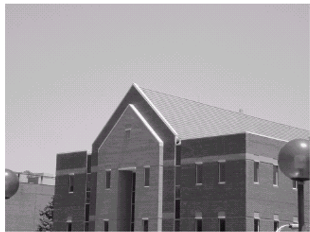
#> input picture HW4/87.png, 310 x 232 px
$ python hw4.py
#> lines starting #> are read from the running program, lines starting #| are printed output that depends on the picture; after the words box and inside, x2 and y2 are one past the last pixel; in counts of white or black regions, pixels touching at a corner belong together
import cv2 as cv
import numpy as np
import matplotlib.pyplot as plt

sobel_op_x = np.array([[-1,-2,-1],
                       [ 0, 0, 0],
                       [ 1, 2, 1]], dtype = np.float32)

sobel_op_y = np.array([[-1, 0, 1],
                       [-2, 0, 2],
                       [-1, 0, 1]], dtype = np.float32)

def sobel_filter_op(img: np.ndarray):
    height, width = img.shape
    img = img.astype(np.float32)
    filter_img_x = np.zeros((height, width), dtype = np.float32)
    filter_img_y = np.zeros((height, width), dtype = np.float32)
    for i in range(1,height-1):
        for j in range(1,width-1):
            filter_img_x[i,j] = ( - (img[i-1,j-1] + 2*img[i-1,j] + img[i-1,j+1]) + (img[i+1,j-1] + 2*img[i+1,j] + img[i+1,j+1]) ) # sobel_op_x filter's mask
            filter_img_y[i,j] = ( - (img[i-1,j-1] + 2*img[i,j-1] + img[i+1,j-1]) + (img[i-1,j+1] + 2*img[i,j+1] + img[i+1,j+1]) ) # sobel_op_y filter's mask
    result_img_x = filter_img_x[1:-1, 1:-1]
    result_img_y = filter_img_y[1:-1, 1:-1]
    result_img_x = np.clip(result_img_x, 0, 255)
    result_img_y = np.clip(result_img_y, 0, 255)
    return result_img_x.astype(np.uint8), result_img_y.astype(np.uint8)

def padding(img: np.ndarray):
    height, width = img.shape
    padded_img = np.zeros((height+2, width+2), dtype = np.uint8)
    # 四邊
    padded_img[1:-1, 1:-1] = img
    padded_img[1:-1,0] = img[:,0]
    padded_img[1:-1,-1] = img[:,-1]
    padded_img[0,1:-1] = img[0,:]
    padded_img[-1,1:-1] = img[-1,:]
    # 四角
    padded_img[0,0] = img[0,0]
    padded_img[0,-1] = img[0,-1]
    padded_img[-1,0] = img[-1,0]
    padded_img[-1,-1] = img[-1,-1]
    return padded_img

if __name__ == '__main__':
    img = cv.imread('87.png')
#> img is the input picture: shape (232, 310, 3); mean B, G, R 157.3, 154.2, 157.3
    # img = cv.imread('baboon.png')
    # img = cv.imread('pool.png')
    gray_img = cv.cvtColor(img, cv.COLOR_BGR2GRAY)
    padded_img = padding(gray_img)
#> in padding, `padded_img[-1,1:-1] = img[-1,:]`:
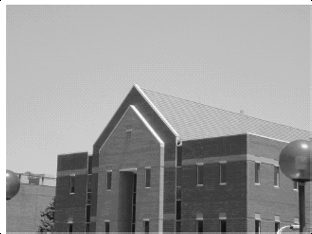
#> padded_img: shape (234, 312); min 0, max 255, mean 156.2
#> in padding, `padded_img[0,0] = img[0,0]`: padded_img: shape (234, 312); under 0.01% of pixels changed, all inside (x1, y1, x2, y2) = (0, 0, 1, 1)
#> in padding, `padded_img[0,-1] = img[0,-1]`: padded_img: shape (234, 312); min 0, max 255, mean 156.2
#> in padding, `padded_img[-1,0] = img[-1,0]`: padded_img: shape (234, 312); min 0, max 255, mean 156.2
#> in padding, `padded_img[-1,-1] = img[-1,-1]`: padded_img: shape (234, 312); min 9, max 255, mean 156.2

    # use my function to implement convolution calculation
    filter_img_x, filter_img_y = sobel_filter_op(padded_img)
#> after the loop in sobel_filter_op, `for i in range(1,height-1):`:
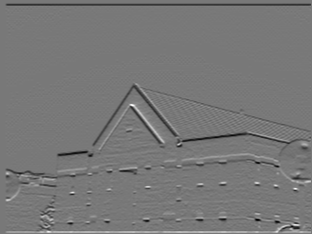
#> filter_img_x: shape (234, 312) float32; min -521, max 579, mean -4; drawn with min black and max white
#> after the loop in sobel_filter_op, `for i in range(1,height-1):`:
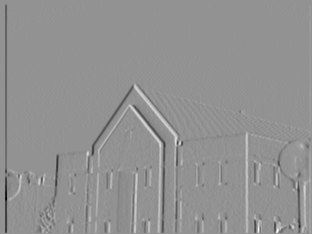
#> filter_img_y: shape (234, 312) float32; min -828, max 614, mean -2.1; drawn with min black and max white
#> in sobel_filter_op, `result_img_x = np.clip(result_img_x, 0, 255)`:
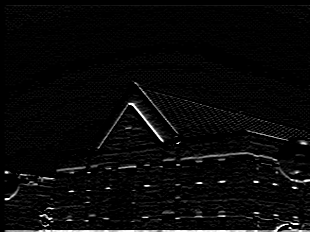
#> result_img_x: shape (232, 310) float32; min 0, max 255, mean 9.1
#> in sobel_filter_op, `result_img_y = np.clip(result_img_y, 0, 255)`:
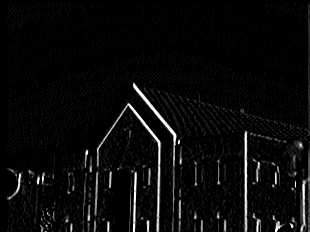
#> result_img_y: shape (232, 310) float32; min 0, max 255, mean 10.2
#> filter_img_x: shape (232, 310)
#> filter_img_y: shape (232, 310)
    combined_img = np.sqrt(filter_img_x * filter_img_x + filter_img_y * filter_img_y)
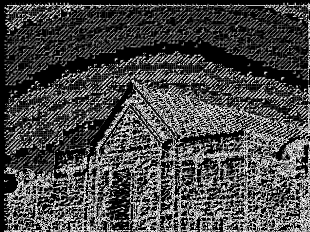
#> combined_img: shape (232, 310) float16; min 0, max 15.81, mean 4.49; drawn with min black and max white
    combined_img = np.clip(combined_img, 0, 255)
    combined_img = combined_img.astype(np.uint8)

    plt.figure('result')
    plt.subplot(221)
    plt.title('origin gray image')
    plt.imshow(gray_img, cmap = 'gray')
    plt.subplot(222)
    plt.title('|Gx| component in the x-direction')
    plt.imshow(filter_img_x, cmap = 'gray')
    plt.subplot(223)
    plt.title('|Gy| component in the y-direction')
    plt.imshow(filter_img_y, cmap = 'gray')
    plt.subplot(224)
    plt.title('Gradient image, |Gx| + |Gy|')
    plt.imshow(combined_img, cmap = 'gray')

    # use filter2D to implement convolution calculation
    filter_img_x2 = cv.filter2D(gray_img, -1, sobel_op_x)
    filter_img_y2 = cv.filter2D(gray_img, -1, sobel_op_y)
    combined_img2 = filter_img_x2 + filter_img_y2
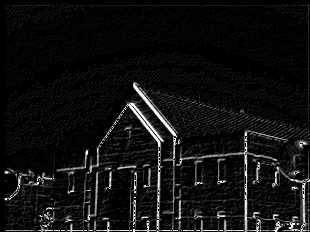
#> combined_img2: shape (232, 310); min 0, max 255, mean 16.7
    combined_img2 = np.clip(combined_img2, 0, 255)
    combined_img2 = combined_img2.astype(np.uint8)

    plt.figure('result with cv2.filter2D()')
    plt.subplot(221)
    plt.title('origin gray image')
    plt.imshow(gray_img, cmap = 'gray')
    plt.subplot(222)
    plt.title('|Gx| component in the x-direction')
    plt.imshow(filter_img_x2, cmap = 'gray')
    plt.subplot(223)
    plt.title('|Gy| component in the y-direction')
    plt.imshow(filter_img_y2, cmap = 'gray')
    plt.subplot(224)
    plt.title('Gradient image, |Gx| + |Gy|')
    plt.imshow(combined_img2, cmap = 'gray')

    plt.show()

$ run again, with HW4/peppers.png copied over HW4/87.png
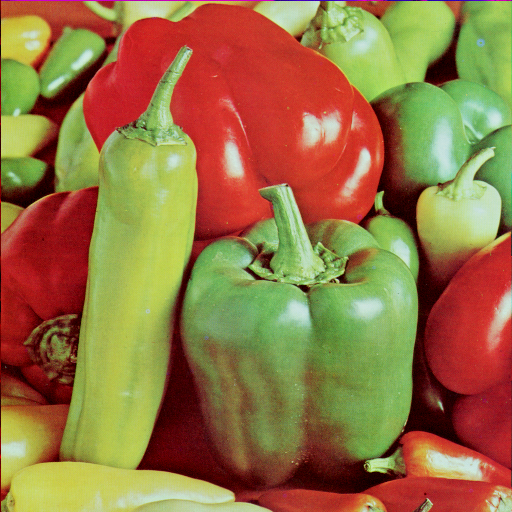
#> input picture HW4/peppers.png, 512 x 512 px
#> img is the input picture: shape (512, 512, 3); mean B, G, R 66.5, 115.6, 149.8
#> img: shape (514, 514) float32
#> after the loop in sobel_filter_op, `for i in range(1,height-1):`:
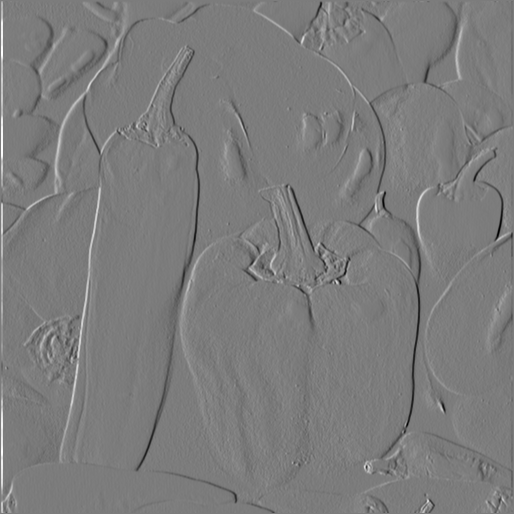
#> filter_img_y: shape (514, 514) float32; min -701, max 737, mean 1.4; drawn with min black and max white
#> `combined_img2 = filter_img_x2 + filter_img_y2`:
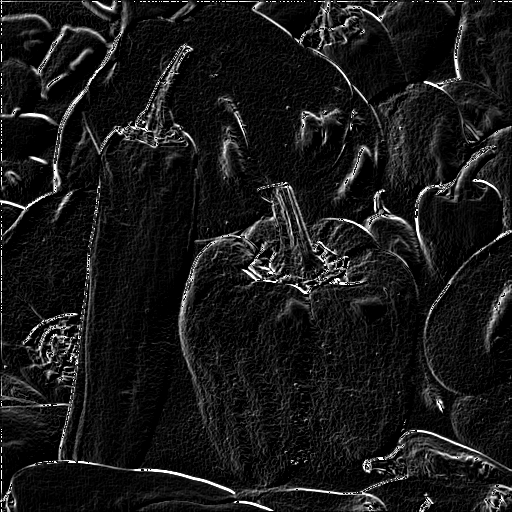
#> combined_img2: shape (512, 512); min 0, max 255, mean 24.6
